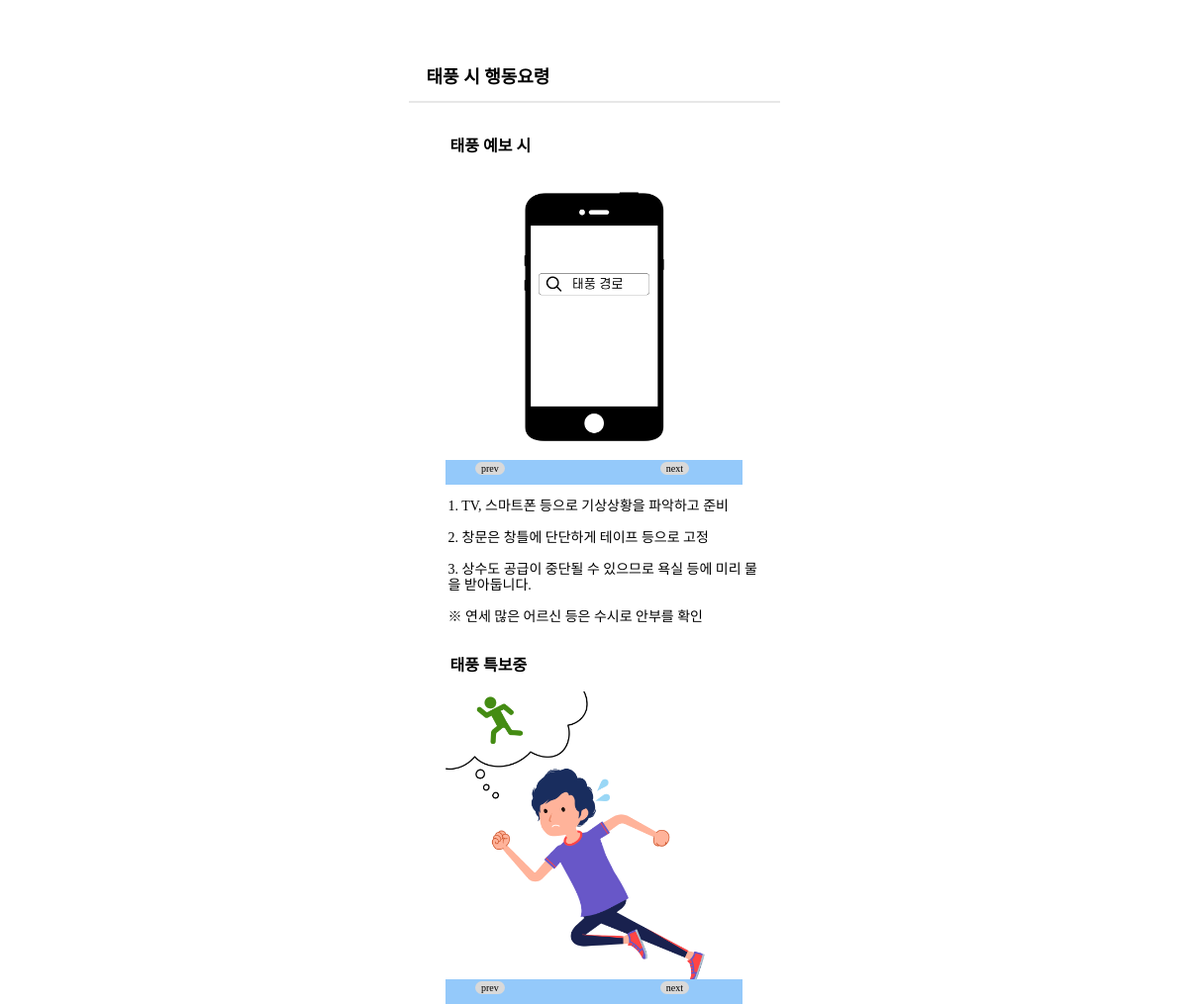
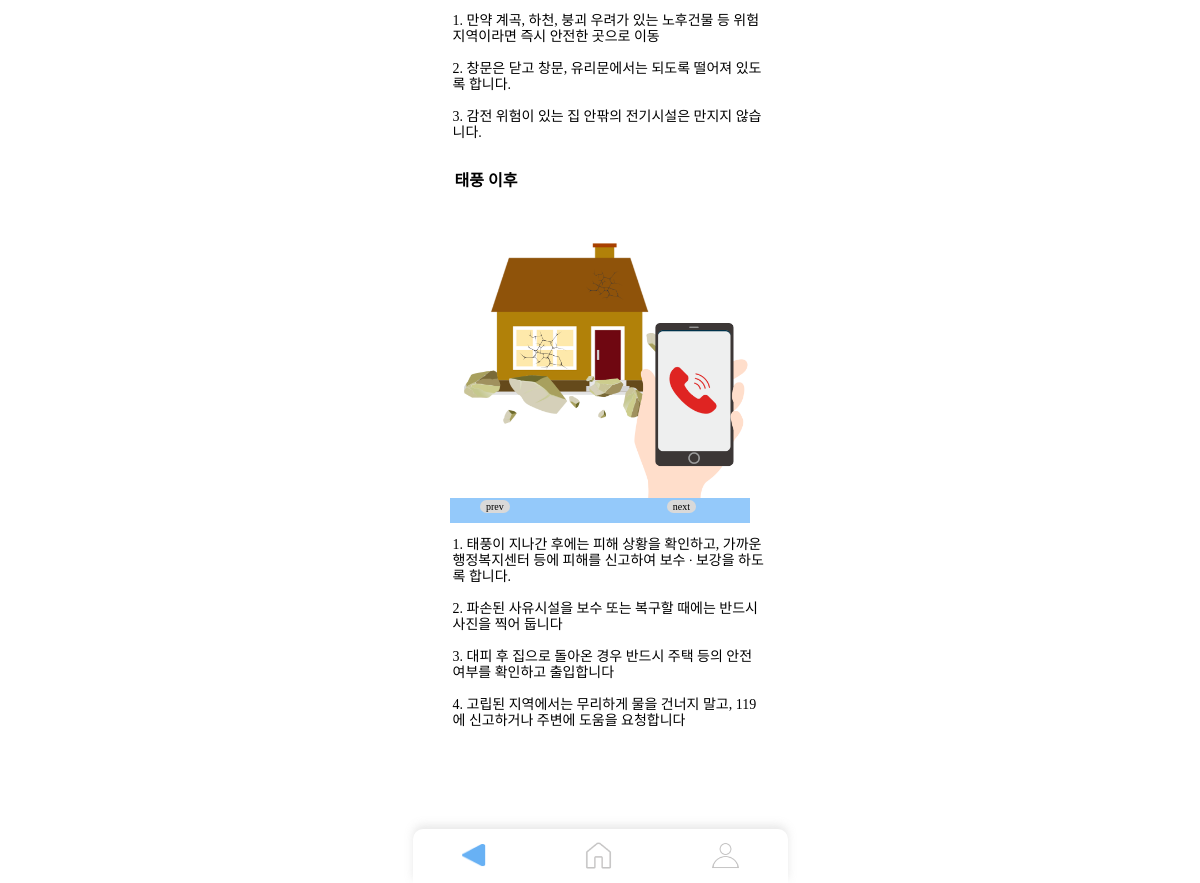
/boards/manuals_type/1, run on the app's committed database (2 pictures, top to bottom).
### boards/models.py (models this page shows)
class Behavior(models.Model):
    card = models.ForeignKey(CardNews, on_delete=models.CASCADE, related_name='cardnews_behavior')
    title_cd = models.IntegerField()
    title_nm = models.TextField(blank=True, null=True)
    description = models.TextField(blank=True, null=True)
    create_date = models.DateTimeField(auto_now_add=True)

### boards/views.py (the view, shortened to what this page needs)
# urls.py: path('manuals_type/<int:card_id>', manual_view, name='manual_view'),
def manual_view(request, card_id):
    card = CardNews.objects.get(id=card_id)
    user_scrap = []
    behaviors = Behavior.objects.filter(card_id=card_id)
    behaviors_with_images = BehaviorImage.objects.select_related('behavior').filter(behavior__in=behaviors).values(
        card_id=F('behavior__card'),
        title_cd=F('behavior__title_cd'),
        title_nm=F('behavior__title_nm'),
        description=F('behavior__description'),
        image_src=F('image'))
    title_cd_dict = defaultdict(list)
    for data in behaviors_with_images:
        title_cd_dict[data['title_cd']].append(data)
    result = []
    for title_cd, behaviors_with_images in title_cd_dict.items():
        result_data = {
            'card_id': behaviors_with_images[0]['card_id'],
            'title_cd': title_cd,
            'title_nm': behaviors_with_images[0]['title_nm'],
            'description': behaviors_with_images[0]['description'],
            'image_src': [data['image_src'] for data in behaviors_with_images],
        }
        result.append(result_data)
    manual_type_nm = "none"
    if card_id == 1:
        manual_type_nm = "태풍"
    elif card_id == 5:
        manual_type_nm = "지진"
    elif card_id == 6:
        manual_type_nm = "호우"
    context = {
        'behaviors': result,
        'type': manual_type_nm,
        'card' : card,
        'user_scrap': user_scrap
    }
    return render(request, 'boards/manual_view.html', context)

### boards/templates/boards/manual_view.html (shortened to what this page needs)
{% extends 'menuBar.html' %}
{% block content %}
{% load static %}
    <link rel="stylesheet" href="{% static 'css/manual_scrap.css' %}">
        <div class="header">
            <h4>{{type}} 시 행동요령</h4>
        </div>
        <img src="{% static 'image/line.svg' %}" alt="">
        <div class="content">
            {% for behavior in behaviors %}
            <div class="content1">
                <h4>{{behavior.title_nm}}</h4>
                <div class="slide-container">
                    <ul class="slide">
                        {% for image in behavior.image_src %}
                        <li>
                            <img src="/{{ image }}" alt="" />
                        </li>
                        {% endfor %}
                    </ul>
                    <div class="btn-container">
                        <button class="prev-btn">prev</button>
                        <button class="next-btn">next</button>
                    </div>
                </div>
                <div class="text">
                    <p>{{behavior.description|linebreaksbr }}</p>
                </div>
            </div>
            {% endfor %}
        </div>
{% endblock %}

### templates/menuBar.html (shortened to what this page needs)
<!DOCTYPE html>
{% load static %}
<html lang="en">
<head>
    <link rel="stylesheet" href="{% static 'css/menuBar.css' %}">
</head>
<body>
    <div class="container">
        {% block content %}
        {% endblock %}
        <div id="ft">
            <div class="ftIcons">
                <div class="back" onClick="window.history.back()">
                    <img src="{% static 'image/back_blue.png' %}" alt="">
                </div>
                <div class="home">
                    <a href="{% url 'main' %}">
                        <img src="{% static 'image/home_gray.png' %}" alt="">
                    </a>
                </div>
                <div class="user">
                    {% if user.is_authenticated %}
                    <a href="{% url 'accounts:my_page' pk=user.id %}">
                        <img src="{% static 'image/user_gray.png' %}" alt="">
                    </a>
                    {% else %}
                    <a href="{% url 'accounts:login' %}">
                        <img src="{% static 'image/user_gray.png' %}" alt="">
                    </a>
                    {% endif %}
                </div>
            </div>
        </div>
    </div>
</body>
</html>

### static/css/menuBar.css (style rules this page uses)
body { margin: 0; padding: 0; }
.container { font-family: 'GmarketSansMedium'; width: 375px; margin: 0 auto; position: relative; z-index:0; }
#ft { margin: 0; padding: 0; z-index: 998; background-color: white; width: 375px; height: 54px; position: fixed; bottom: 0; border-radius: 0.625rem 0.625rem 0rem 0rem; background: #FFF; box-shadow: 0px -4px 8px 0px rgba(162, 162, 162, 0.25); }
.ftIcons { display: flex; flex-wrap: nowrap; flex-direction: row; justify-content: space-around; }
.back > img { width: 25px; height: 23px; margin: 15px 0px; cursor: pointer; }
.home > a > img { width: 31px; height: 31px; margin: 11px 0px; }
.user > a > img { width: 27px; height: 27px; margin: 13px 0px; }

### static/css/manual_scrap.css (style rules this page uses)
body { height: 100%; }
.container { height: 100%; padding-bottom: 140px; font-family: 'GmarketSansMedium'; background: #FFF; }
.header { width: 375px; height: 128x; }
.header > h4 { font-family: 'GmarketSansMedium'; font-weight: bold; transform: translateY(30px); }
.header>h4 { color: #000; font-size: 18px; font-style: normal; font-weight: bold; line-height: normal; width: 139px; height: 33px; margin-left: 18px; margin-right: 218px; margin-top: 33px; }
img { transform: translateY(0px); }
.content { margin-left: 22px; margin-right: 22px; padding-left: 20px; }
.slide { display: inline-flex; transition: all 1s; }
.slide-container { width: 300px; margin: 0 auto; transform: translateX(-10px); overflow: hidden; padding: 0px; position: relative; }
.slide li img { border-radius: 10px; width: 300px; height: 300px; margin-top: -40px; transform: translateX(-40px); margin-right: 40px; margin-bottom: 0px; padding: 0; }
.btn-container { width: 300px; height: 25px; background-color: #94C9FA; padding-left: 30px; padding-right: 30px; font-weight: bold; position: absolute; left: 0; bottom: 0; z-index: 1; }
.btn-container>.prev-btn { border: none; margin-right: 153px; background-color: #D9D9D9; border-radius: 7px; margin-top: 5px; font-family: 'GmarketSansMedium'; font-size: 10px; transform: translateY(-3px); }
.btn-container>.next-btn { background-color: #D9D9D9; border: none; border-radius: 7px; margin-top: 5px; font-family: 'GmarketSansMedium'; font-size: 10px; transform: translateY(-3px); }
.content1>h4 { transform: translateY(5px); }
.text { font-size: 14px; line-height: 16px; }
.text>p { margin-left: -2px; }
#ft { margin: 0; padding: 0; z-index: 30; background-color: white; width: 375px; height: 54px; position: fixed; bottom: 0; border-radius: 0.625rem 0.625rem 0rem 0rem; background: #FFF; box-shadow: 0px -4px 8px 0px rgba(162, 162, 162, 0.25); }
.ftIcons { display: flex; flex-wrap: nowrap; flex-direction: row; justify-content: space-around; }
.home>a>img { width: 31px; height: 31px; margin: 11px 0px; }
.user>a>img { width: 27px; height: 27px; margin: 13px 0px; }

### data on the page
Behavior: title_nm "태풍 예보 시", description "1. TV, 스마트폰 등으로 기상상황을 파악하고 준비 2. 창문은 창틀에 단단하게 테이프 등으로 고정 3. 상수도 공급이 중단될 수 있으므로 욕실 등에 미리 물을 받아둡니다. ※ 연세 많은 어르신 등은 수시로 안부를 확인"
Behavior: title_nm "태풍 특보중", description "1. 만약 계곡, 하천, 붕괴 우려가 있는 노후건물 등 위험지역이라면 즉시 안전한 곳으로 이동 2. 창문은 닫고 창문, 유리문에서는 되도록 떨어져 있도록 합니다. 3. 감전 위험이 있는 집 안팎의 전기시설은 만지지 않습니다."
Behavior: title_nm "태풍 이후", description "1. 태풍이 지나간 후에는 피해 상황을 확인하고, 가까운 행정복지센터 등에 피해를 신고하여 보수 ∙ 보강을 하도록 합니다. 2. 파손된 사유시설을 보수 또는 복구할 때에는 반드시 사진을 찍어 둡니다 3. 대피 후 집으로 돌아온 경우 반드시 주택 등의 안전 여부를 확인하고 출입합니다 4. 고립된 지역에서는 무리하게 물을 건너지 말고, 119에 신고하거나 주변에 도움을 요청합니다"

### other printed values
{{ type }} "태풍"
